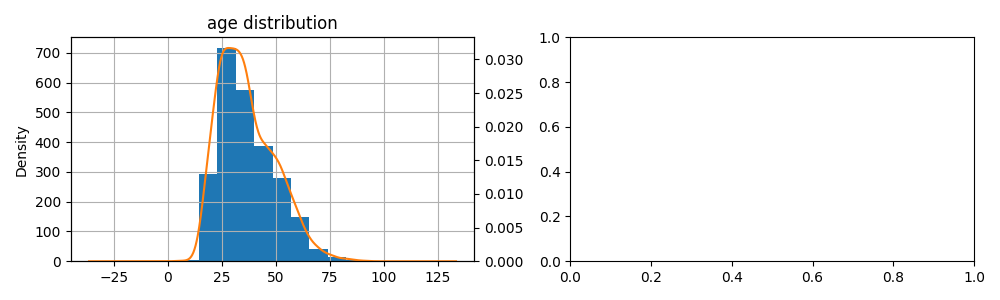

Generate this figure with Python:
import numpy as np
import pandas as pd
import plotly.express as px
import matplotlib.pyplot as plt
import seaborn as sns

# This might be helpful:
from collections import Counter
pd.options.display.float_format = '{:,.2f}'.format

# df_hh_income = pd.read_csv('Median_Household_Income_2015.csv', encoding="windows-1252")
# df_pct_poverty = pd.read_csv('Pct_People_Below_Poverty_Level.csv', encoding="windows-1252")
# df_pct_completed_hs = pd.read_csv('Pct_Over_25_Completed_High_School.csv', encoding="windows-1252")
# df_share_race_city = pd.read_csv('Share_of_Race_By_City.csv', encoding="windows-1252")
df_fatalities = pd.read_csv('Deaths_by_Police_US.csv', encoding="windows-1252")

df_age = df_fatalities['age']
df_age = df_age.dropna()
# print(df_age.columns)
df_age = df_age.to_frame()
df_age.to_csv('output.csv')
count = int((df_age['age'] > 25).sum())
total = int(len(df_age))
percentage = count / total * 100

print(f'% of ages > 25 : {round(percentage, 2)}%')

df = df_fatalities['age']
df = df.dropna()
df = df.to_frame()

k = len(df.columns)
n = 2
m = (k - 1) // n + 1
fig, axes = plt.subplots(m, n, figsize=(n * 5, m * 3))
for i, (name, col) in enumerate(df.iteritems()):
    r, c = i // n, i % n
    # ax = axes[r, c]
    ax = axes[r]
    col.hist(ax=ax)
    ax2 = col.plot.kde(ax=ax, secondary_y=True, title='age distribution')
    ax2.set_ylim(0)

fig.tight_layout()

plt.show()









exit()


df = df_fatalities
df = df.sort_values(by=['total'], ascending=True)
final_df = df['armed']

final_df = final_df.to_frame()
final_df['total'] = df['total'].copy()

final_df.to_csv('final.csv')
data = pd.read_csv('final.csv', encoding="windows-1252")

dataFrame = pd.DataFrame(data=data)

dataFrame.plot.bar(x="armed", y="total", rot=70, title="type of weapon", figsize=(20, 8))

plt.show(block=True)






plt.show()
